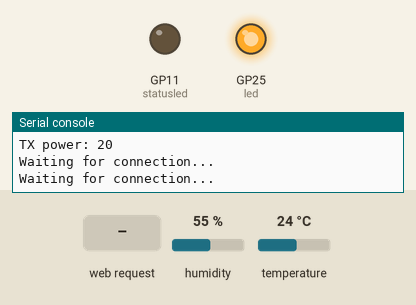
A program run on a simulated Raspberry Pi Pico running MicroPython. Parts: output pins drawn as LEDs (lit = HIGH), the last lines printed to the serial console. The test bench sets the inputs (shaded band); at power-on: humidity 55 %, temperature 24 °C. WiFi joins after 1.5 s; library files of the repository ran but are not shown: secrets.py.

Above: at 2.1 s.
At 4.4 s:
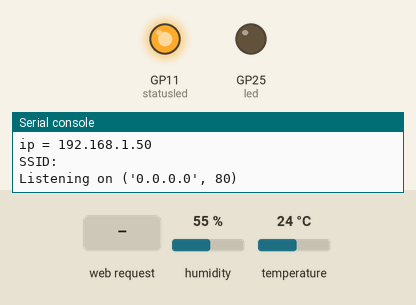
4.5 s: HTTP request GET / received
At 6.5 s:
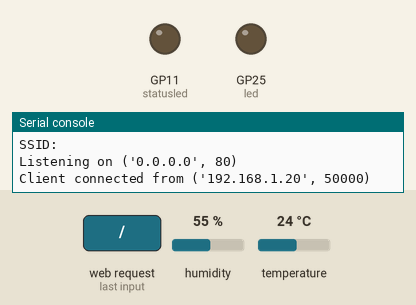
Timing chart, 0 to 8.0 s (numbered marks = the images above; inputs shaded):
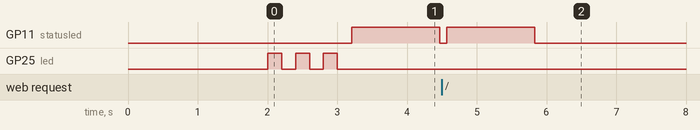

The program:

main.py
```python
from machine import Pin, I2C
from PicoDHT22 import PicoDHT22
from random import randint
import framebuf
import utime
import time
import rp2
import network
import socket
import ubinascii
import urequests as requests
from secrets import secrets

rp2.PIO(0).remove_program()

# Set country to avoid possible errors
rp2.country('US')

wlan = network.WLAN(network.STA_IF)
wlan.active(True)
# If you need to disable powersaving mode
wlan.config(pm = 0xa11140)

# See the MAC address in the wireless chip OTP
mac = ubinascii.hexlify(network.WLAN().config('mac'),':').decode()
print('mac = ' + mac)

# Other things to query
print('Channel: ' + str(wlan.config('channel')))
print('SSID: ' + str(wlan.config('essid')))
print('TX power: ' + str(wlan.config('txpower')))

# Load login data from different file for safety reasons
ssid = secrets['ssid']
pw = secrets['pw']

wlan.connect(ssid, pw)

# Wait for connection with 10 second timeout
timeout = 10
while timeout > 0:
    if wlan.status() < 0 or wlan.status() >= 3:
        break
    timeout -= 1
    print('Waiting for connection...')
    time.sleep(1)

# Define blinking function for onboard LED to indicate error codes
def blink_onboard_led(num_blinks):
    led = machine.Pin('LED', machine.Pin.OUT)
    for i in range(num_blinks):
        led.on()
        time.sleep(.2)
        led.off()
        time.sleep(.2)

# Handle connection error
# Error meanings
# 0  Link Down
# 1  Link Join
# 2  Link NoIp
# 3  Link Up
# -1 Link Fail
# -2 Link NoNet
# -3 Link BadAuth

wlan_status = wlan.status()
blink_onboard_led(wlan_status)

if wlan_status != 3:
    raise RuntimeError('Wi-Fi connection failed')
else:
    print('Connected')
    status = wlan.ifconfig()
    print('ip = ' + status[0])

print('SSID: ' + str(wlan.config('essid')))

# Function to load in html page
def get_html(html_name):
    with open(html_name, 'r') as file:
        html = file.read()

    return html

# HTTP server with socket
addr = socket.getaddrinfo('0.0.0.0', 80)[0][-1]

s = socket.socket()
s.bind(addr)
s.listen(1)

print('Listening on', addr)

# Initialize DHT22
dht22 = PicoDHT22(Pin(2,Pin.IN,Pin.PULL_UP))

statusled = Pin(11, Pin.OUT)

def readTH():
    Tsum = 0
    Hsum = 0
    statusled.on()
    for i in range(3):
        T, H = dht22.read()
        time.sleep(.2)
        Tsum = Tsum + int(T)
        Hsum = Hsum + int(H)

    avgT = (Tsum / 3)
    avgH = (Hsum / 3)
    statusled.off()
    return round(avgT, 1), round(avgH, 1)

# Listen for connections
while True:
    try:
        T, H = readTH()
        time.sleep(.1)
        cl, addr = s.accept()
        print('Client connected from', addr)
        r = cl.recv(1024)
        # print(r)

        response = get_html('index.html')
        cl.send('HTTP/1.0 200 OK\r\nContent-type: text/html\r\n\r\n')
        response = response.replace('id_temp', str(T))
        response = response.replace('id_humi', str(H))
        cl.send(response)
        cl.close()

    except OSError as e:
        cl.close()
        s.close()
        print('Connection closed')
```

Measured:
- after the input at 4.5 s, GP11 (statusled): LOW → HIGH after 0.07 s, → LOW 1.3 s later
